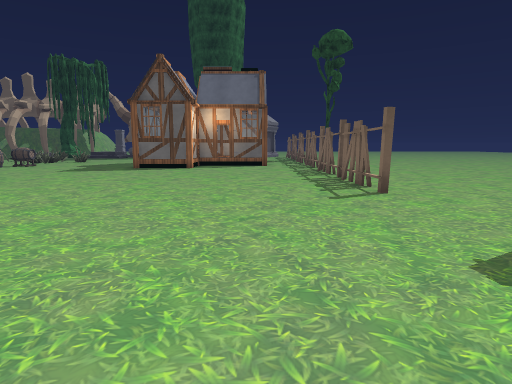
[1] (above)

24 first-person views from a walk through a 3-D level made in the Unity game engine. The camera is 1.2 m above the floor, tilts 8° down and sees 75° across. The floor is counted in squares, 1 m on a side. Each view is taken from the middle of a square. On the plan, view 1 faces up. The plan holds only what a view shows up to about 14 squares ahead; the rest is blank. The place goes on beyond the plan. Some animated figures are not drawn. Some surface patterns are stand-ins.

[2]
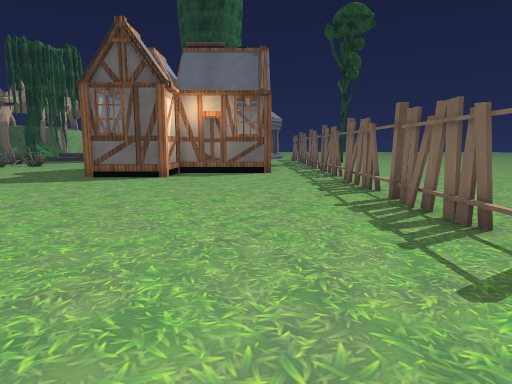

[3]
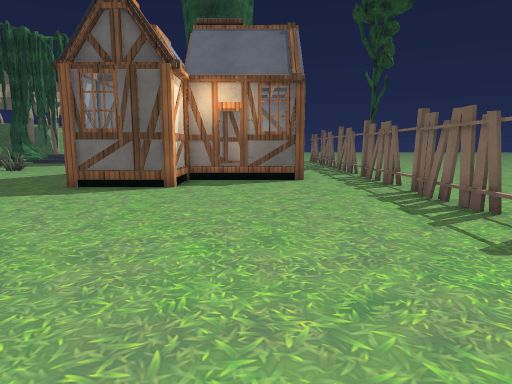

[4]
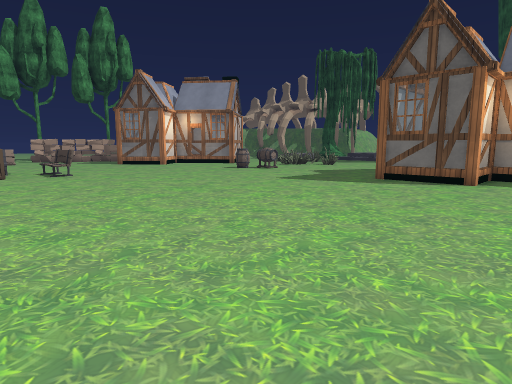

[5]
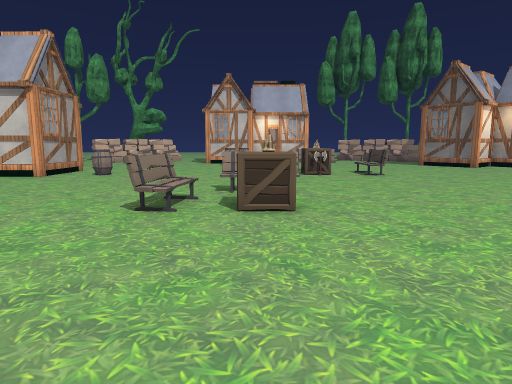

[6]
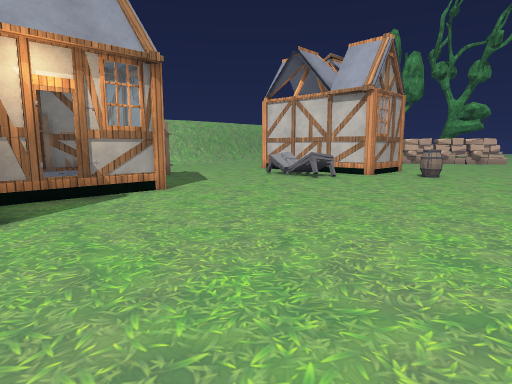

[7]
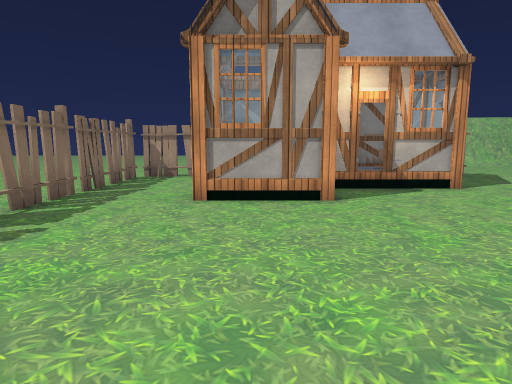

[8]
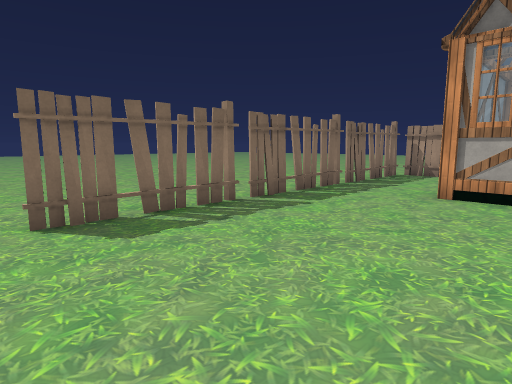

[9]
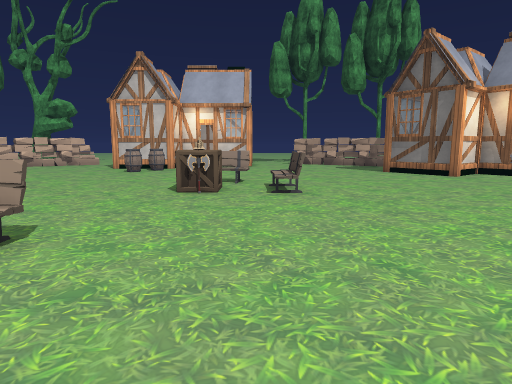

[10]
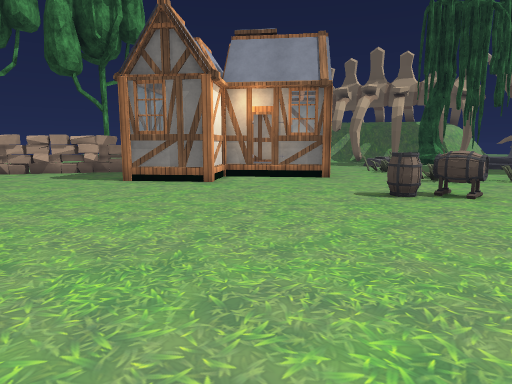

[11]
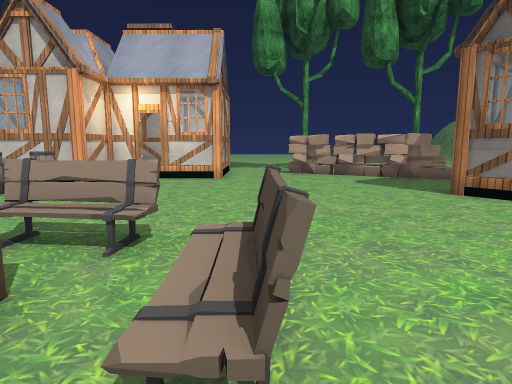

[12]
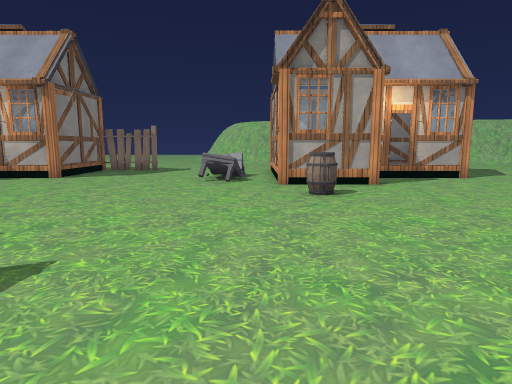

[13]
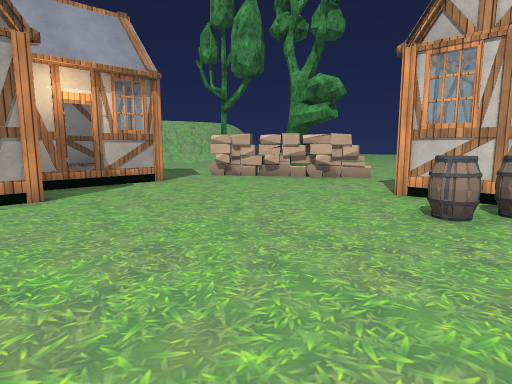

[14]
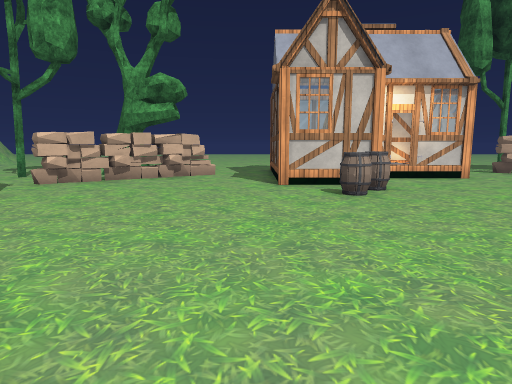

[15]
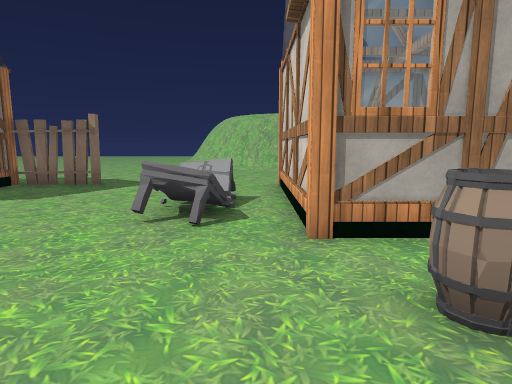

[16]
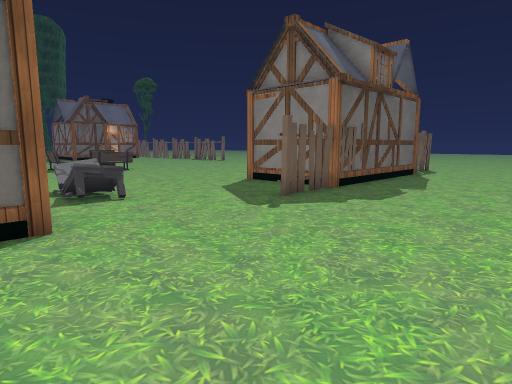

[17]
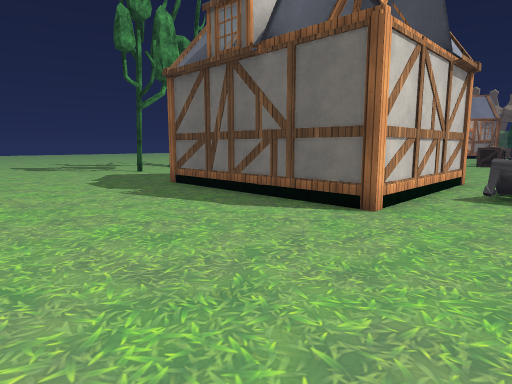

[18]
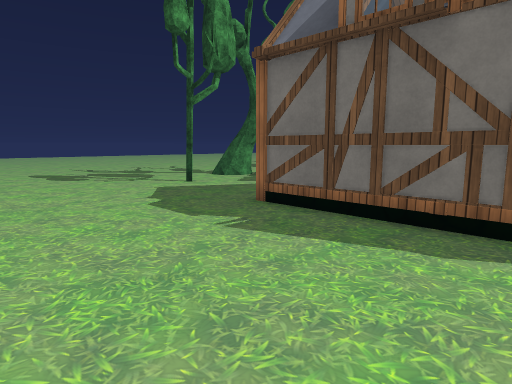

[19]
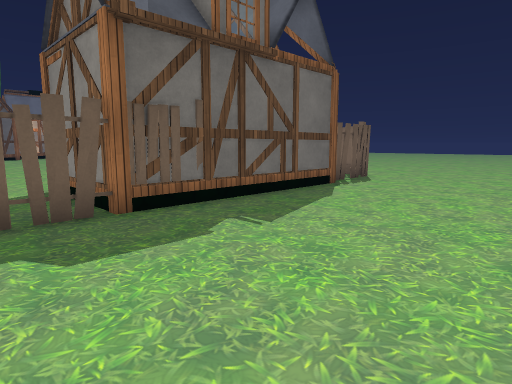

[20]
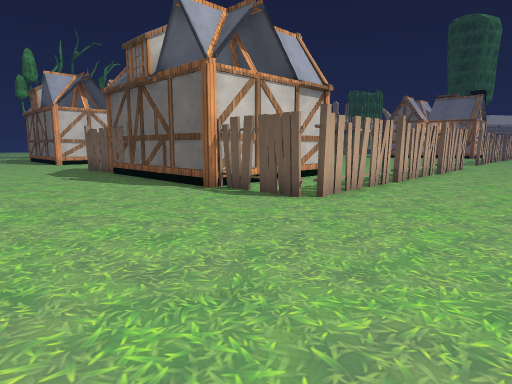

[21]
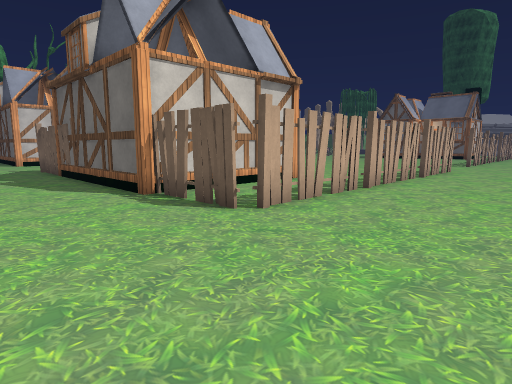

[22]
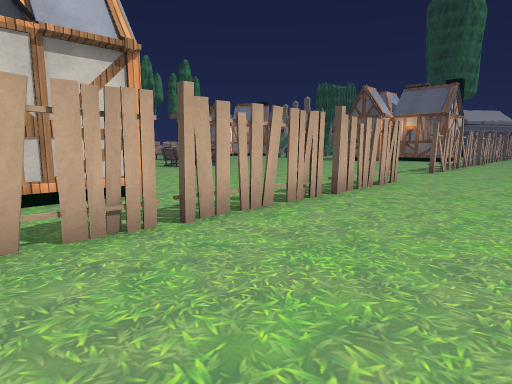

[23]
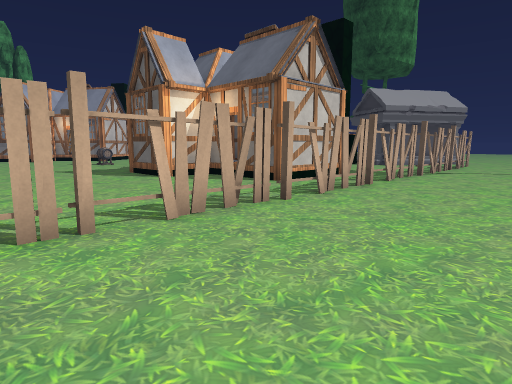

[24]
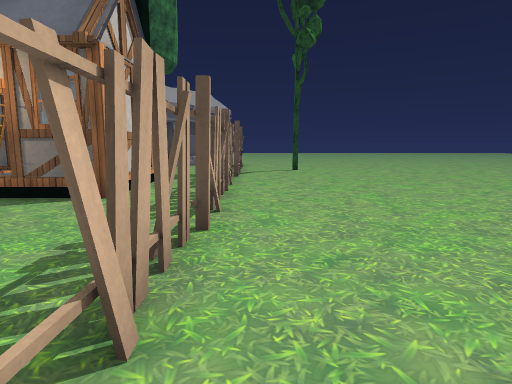

### Floor plan
Key: @ floor where view 1 was taken; # wall or solid block; x gap in a wall; . main floor; : floor 0.25 m higher than the main floor; / step, stairs or slope; T thing the floor can be seen under or through; O other object.
Columns run from 28 left of view 1 to 8 right of it. Each row starts with its distance up from view 1.
 23           .. O..       OOOO OO.#.....
 22          O...... ...    O   O..#.....
 21           O.........  O     O..#.....
 20          O....... ... O OOOOOO.x.....
 19        OO.....OO. ....O O......#.....
 18     O  O......O.. ....OOOO.....#.....
 17   O OO  O........ .............#.....
 16   O..O O.......................x.....
 15  OO...O........................T.....
 14  O.............................T.....
 13 OO.............................T.....
 12 O..............................x.....
 11 ...............................T.....
 10 ...........OOO.................T.....
  9 OOO............................T....
  8   O.......O.OO.....................
  7   O.......O.OO.....................
  6   O..............O.OO..............
  5   OOO............O.OO..............
  4     OOO..........O..............#....
  3     O.O............OO...........x....
  2 OOOOO...........................T....
  1 ................................T....
  0 ............................@...T....
 -1 OO..........OO..................#....
 -2  OO.........O...................x....
 -3   O........OOO............OOO...#....
 -4 OOOO......O  O...........O  O...x....
 -5 O  OO..OOOO  O.OO.....OO/OO O...T....
 -6   ..O.O      O.OO....O      O..TT...
 -7  .....O      O.O.....O      O..TT....
 -8 .O....O    O O.......O    O O...T...
 -9 ......OOOOOOOO.....###########x#.....
-10 .....................................
-11 .....................................
-12 .....................................
-13 .....................................
-14  ...................................
-15         /:: //...  . ...        ... .

Where each view was taken, in squares from view 1:
view 1: 0 up, 0 right, facing up
view 2: 5 up, 0 right, facing up
view 3: 8 up, 1 left, facing up
view 4: 6 up, 1 left, facing up-left
view 5: 5 up, 2 left, facing left
view 6: 3 up, 2 left, facing down-left
view 7: 4 up, 1 left, facing down
view 8: 5 up, 2 left, facing down-right
view 9: 9 up, 7 left, facing left
view 10: 10 up, 11 left, facing up-left
view 11: 10 up, 14 left, facing left
view 12: 7 up, 14 left, facing down
view 13: 5 up, 16 left, facing down-left
view 14: 1 up, 14 left, facing left
view 15: 1 up, 14 left, facing down
view 16: 15 down, 16 left, facing up-right
view 17: 15 down, 12 left, facing up-left
view 18: 15 down, 16 left, facing up-left
view 19: 15 down, 9 left, facing up-right
view 20: 15 down, 8 right, facing up-left
view 21: 13 down, 8 right, facing up-left
view 22: 7 down, 8 right, facing up-left
view 23: 11 up, 8 right, facing up-left
view 24: 12 up, 4 right, facing up
